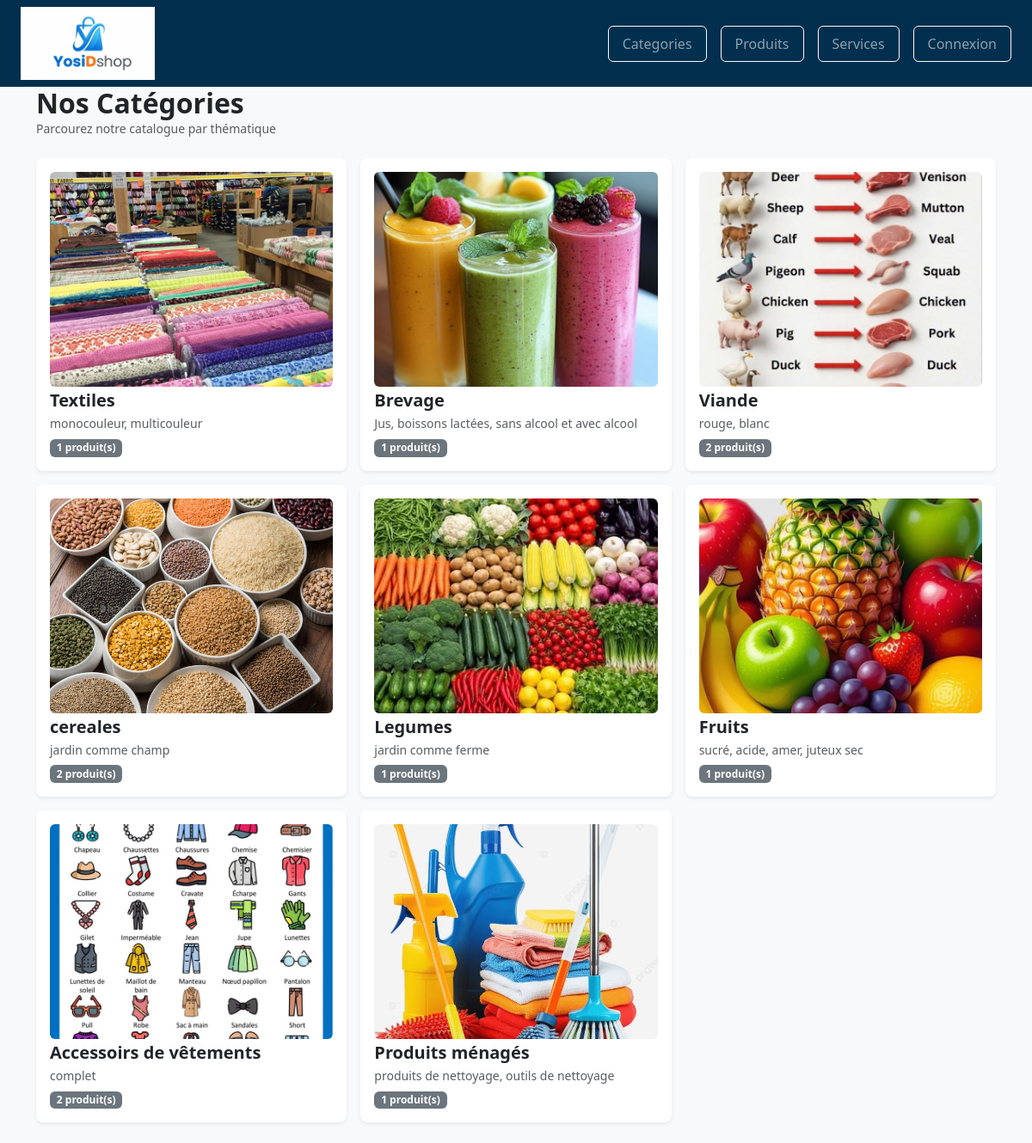
/categories/index.php, run on the app's committed database.
### tables this page shows
CREATE TABLE IF NOT EXISTS `category` (
  `catId` int NOT NULL AUTO_INCREMENT,
  `name` varchar(255) NOT NULL,
  `description` text,
  `catImage` varchar(255) NOT NULL,
  PRIMARY KEY (`catId`)
);

### categories/controller.php (called while the page is built, shortened)
<?PHP
function getAll(PDO $pdo)
{
    $req = "SELECT * FROM category";
    $stmt = $pdo->prepare($req);
    $stmt->execute();
    $res = $stmt->fetchAll();
    return $res;
}
function getProduitsByCategorie(int $id, PDO $pdo)
{
    $req = "SELECT * FROM product WHERE catId = :catId";
    $stmt = $pdo->prepare($req);
    $stmt->execute([':catId' => $id]);
    return $stmt->fetchAll(PDO::FETCH_ASSOC);
}
?>

### categories/index.php (the view, shortened to what this page needs)
<?php
require_once(__DIR__ . "/../config/db.php");
require_once(__DIR__ . "/controller.php");
$isAdmin = isset($_SESSION['user']) && isset($_SESSION['user']['role']) && ($_SESSION['user']['role'] === 'manager');
$categories = getAll($pdo);
?>
<!DOCTYPE html>
<html lang="fr">
<head>
    <link rel="stylesheet" href="../assets/css/bootstrap.css">
    <link rel="stylesheet" href="../assets/css/style.css?v=<?php echo filemtime(__DIR__ . '/../assets/css/style.css'); ?>">
</head>
<body class="<?= $isAdmin ? 'admin bg-light' : 'client bg-light' ?>"></body>
<?php
if ($isAdmin) {
    include(__DIR__ . "/../admin/sidebar_admin.php");
} else {
    include(__DIR__ . "/../includes/header.php");
}
?>
<main class="<?= $isAdmin ? 'container-fluid px-4' : 'container below-header' ?> my-4"
    style="<?= $isAdmin ? 'margin-left: 250px; width: calc(100% - 250px);' : '' ?>">
    <div class=" d-flex justify-content-between align-items-center mb-4">
        <div>
            <h2 class="fw-bold text-dark mb-0">
                <?= $isAdmin ? "Gestion des catégories" : "Nos Catégories" ?>
            </h2>
            <p class="text-muted small mb-0">
                <?= $isAdmin ? "Espace d'administration des thématiques" : "Parcourez notre catalogue par thématique" ?>
            </p>
        </div>
    </div>
    <div class=" row row-cols-1 row-cols-md-2 row-cols-lg-3 g-3">
        <?php if (empty($categories)): ?>
            <div class="col-12">
                <div class="alert alert-info text-center py-4">
                    Aucune catégorie trouvée.
                </div>
            </div>
        <?php else: ?>
            <?php foreach ($categories as $category): ?>
                <?php
                $produitsCategorie = !$isAdmin ? getProduitsByCategorie($category['catId'], $pdo) : [];
                $nombreProduits = count($produitsCategorie);
                ?>
                <div class="col">
                    <div class="card h-100 shadow-sm border-0 rounded-3 <?= !$isAdmin ? 'categorie-card' : '' ?>"
                        <?= !$isAdmin ? 'data-bs-toggle="modal" data-bs-target="#modalDetailCategorie' . $category['catId'] . '" style="cursor: pointer;"' : '' ?>>
                        <div class="card-body d-flex flex-column justify-content-between p-3">
                            <div>
                                <?php if (!empty($category['catImage'])): ?>
                                    <img src="../assets/images/<?= htmlspecialchars($category['catImage']) ?>"
                                        class="w-100 rounded mb-1" style="height: 250px; object-fit: cover;" alt="<?= htmlspecialchars($category['name']) ?>">
                                <?php endif; ?>
                                <h5 class="fw-bold text-dark mb-1">
                                    <?= htmlspecialchars($category['name'] ?? '') ?>
                                </h5>
                                <p class="text-muted small mb-1">
                                    <?= htmlspecialchars($category['description'] ?? 'Aucune description disponible.') ?>
                                </p>
                                <?php if (!$isAdmin): ?>
                                    <span class="badge bg-secondary"><?= $nombreProduits ?> produit(s)</span>
                                <?php endif; ?>
                            </div>
                        </div>
                    </div>
                </div>
            <?php endforeach; ?>
        <?php endif; ?>
    </div>
</main>
</body>
</html>

### includes/header.php (shortened to what this page needs)
<?php
$user = $_SESSION['user'] ?? null;
$loggedin = isset($user);
?>
<nav id="mainNavbar" class="navbar navbar-expand-lg navbar-dark fixed-top px-3 px-lg-4" style="background-color: #022f4e;">
    <div class="container-fluid px-0">
        <a href="<?= BASE_URL ?>/index.php" class="navbar-brand p-0">
            <img src="<?= BASE_URL ?>/assets/images/Logo YosiShop.png" class="logo-yosishop" alt="YosiShop">
        </a>
        <div class="collapse navbar-collapse" id="navbarText">
            <ul class="navbar-nav ms-lg-auto align-items-start align-items-lg-center mt-3 mt-lg-0">
                <li class="nav-item my-1 my-lg-0 me-lg-3">
                    <a class="nav-link border border-light rounded px-3 py-2" href="<?= BASE_URL ?>/categories/index.php">
                        Categories
                    </a>
                </li>
                <?php if (!$loggedin): ?>
                    <li class="nav-item my-1 my-lg-0 me-lg-3">
                        <a class="nav-link border border-light rounded px-3 py-2" href="<?= BASE_URL ?>/products/index.php">
                            Produits
                        </a>
                    </li>
                    <li class="nav-item my-1 my-lg-0 me-lg-3">
                        <a class="nav-link border border-light rounded px-3 py-2" href="<?= BASE_URL ?>/services/index.php">
                            Services
                        </a>
                    </li>
                    <li class="nav-item my-1 my-lg-0">
                        <a class="nav-link border border-light rounded px-3 py-2" href="<?= BASE_URL ?>/auth/login.php">
                            Connexion
                        </a>
                    </li>
                <?php endif; ?>
            </ul>
        </div>
    </div>
</nav>

### assets/css/style.css (style rules this page uses)
* { margin: 0; padding: 0; box-sizing: border-box; }
.below-header { margin-top: var(--header-height, 90px) !important; }
.logo-yosishop { height: 55px; width: auto; }
@media (min-width: 992px) { .logo-yosishop { height: 85px; } }

### data on the page
category: catImage (picture), name "Textiles", description "monocouleur, multicouleur", nombreProduits "1"
category: catImage (picture), name "Brevage", description "Jus, boissons lactées, sans alcool et avec alcool", nombreProduits "1"
category: catImage (picture), name "Viande", description "rouge, blanc", nombreProduits "2"
category: catImage (picture), name "cereales", description "jardin comme champ", nombreProduits "2"
category: catImage (picture), name "Legumes", description "jardin comme ferme", nombreProduits "1"
category: catImage (picture), name "Fruits", description "sucré, acide, amer, juteux sec", nombreProduits "1"
category: catImage (picture), name "Accessoirs de vêtements", description "complet", nombreProduits "2"
category: catImage (picture), name "Produits ménagés", description "produits de nettoyage, outils de nettoyage", nombreProduits "1"
